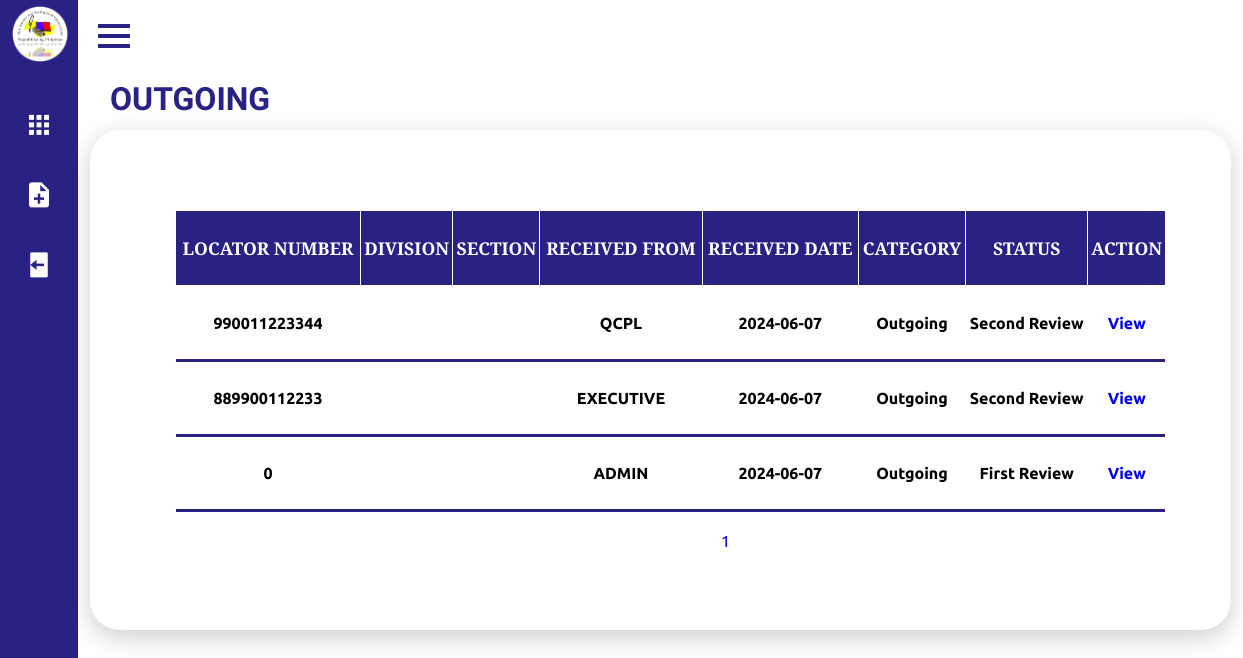
The app's page /Frontend/useroutgoingdash.php, older data.
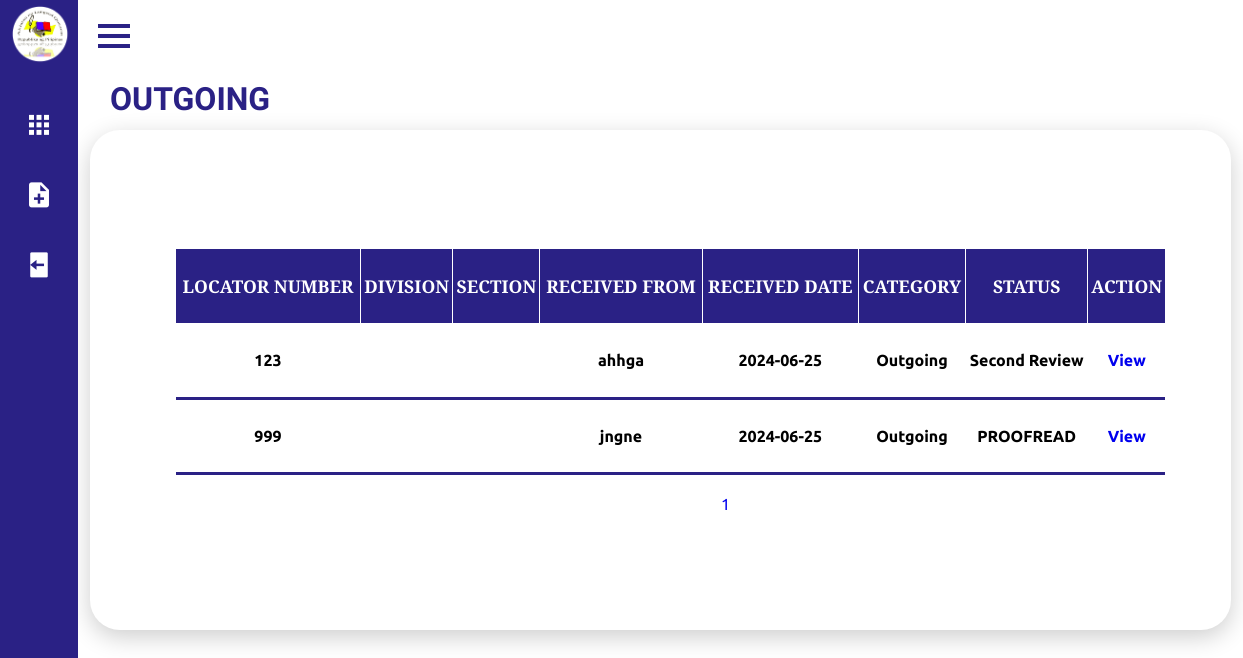
The same page, newer data.
### tables this page shows
CREATE TABLE `fileupload` (
  `id` int(11) NOT NULL,
  `file_name` varchar(255) NOT NULL,
  `division` varchar(255) DEFAULT NULL,
  `section` varchar(255) DEFAULT NULL,
  `category` enum('Incoming','Outgoing','','') DEFAULT NULL,
  `locator_num` varchar(255) DEFAULT NULL,
  `received_date` date DEFAULT NULL,
  `received_from` varchar(255) DEFAULT NULL,
  `subject` varchar(255) DEFAULT NULL,
  `description` text DEFAULT NULL,
  `type` varchar(100) DEFAULT NULL,
  `file_path` varchar(255) NOT NULL,
  `proofreader_comment` varchar(255) NOT NULL,
  `boss2_comment` varchar(255) NOT NULL,
  `boss1_comment` varchar(255) NOT NULL,
  `status` varchar(255) NOT NULL
);

### Frontend/useroutgoingdash.php (the view, shortened to what this page needs)
<!DOCTYPE html>
<html lang="en">
<head>
    <link rel="stylesheet" href="userdashboard.css">
    <link href='https://unpkg.com/boxicons@2.0.7/css/boxicons.min.css' rel='stylesheet'>
</head>
<body>
     <div class="sidebar close">
        <div class="logo-details">
            <span class="img">
                <img src="img/Logo.png" >
            </span>
        </div>
        <ul class="nav-links">
          <li>
            <div class="iocn-link">
              <a href="userdashboard.php">
                <i class='bx bxs-grid'></i>
              </a>
            </div>
          </li>
          <li>
            <a href="useroutgoing.php">
              <i class='bx bxs-file-plus' ></i>
            </a>
          </li>
          <li>
            <a href="/qcpl/Backend/logout.php">
              <i class='bx bxs-log-out' ></i>
            </a>
          </li>
      </ul>
      </div>
        <section class="home-section">
            <div class="home-content">
              <i class='bx bx-menu' ></i>
            </div>
            <div class="details2">
                <div class="upload2">
                    <div class="cardHeader2">
                        <h2>OUTGOING</h2>
                        </div>
                    <div class="sum_tb">
                        <table aria-describedby="tableDescription">
                        <?php
                            $server = "localhost";
                            $username = "root";
                            $password = "";
                            $db = "qcpl";
                            $conn = new mysqli($server, $username, $password, $db);
                            $rowsPerPage = 4;
                            $page = isset($_GET['page']) ? intval($_GET['page']) : 1;
                            $offset = ($page - 1) * $rowsPerPage;
$sql = "SELECT division, section, category, locator_num, received_date, received_from, status FROM fileupload WHERE category='Outgoing' AND status != 'Approved' LIMIT $rowsPerPage OFFSET $offset";
$result = $conn->query($sql);
                            if ($result->num_rows > 0) {
                                echo "<table>";
                                echo "<tr><th>Locator Number</th><th>Division</th><th>Section</th><th>Received From</th><th>Received Date</th><th>Category</th><th>Status</th><th>Action</th></tr>";
                                while ($row = $result->fetch_assoc()) {
                                    echo "<tr>";
                                    echo "<td>" . htmlspecialchars($row["locator_num"]) . "</td>";
                                    echo "<td>" . htmlspecialchars($row["division"]) . "</td>";
                                    echo "<td>" . htmlspecialchars($row["section"]) . "</td>";
                                    echo "<td>" . htmlspecialchars($row["received_from"]) . "</td>";
                                    echo "<td>" . htmlspecialchars($row["received_date"]) . "</td>";
                                    echo "<td>" . htmlspecialchars($row["category"]) . "</td>";
                                    echo "<td>" . htmlspecialchars($row["status"]) . "</td>";
                                    echo "<td id='table_th'><center><a href='useraccountlocator.php?locator_num=" . htmlspecialchars($row["locator_num"]) . "' target='_self' aria-label='View details for " . htmlspecialchars($row["locator_num"]) . "'>View</a></td>";
                                    echo "</tr>";
                                }
                                echo "</table>";
                                $sql_count = "SELECT COUNT(*) AS total_count FROM fileupload WHERE category='Outgoing'";
                                $result_count = $conn->query($sql_count);
                                $row_count = $result_count->fetch_assoc();
                                $total_records = $row_count['total_count'];
                                $total_pages = ceil($total_records / $rowsPerPage);
                                echo "<div style='text-align: center; margin-top: 20px;'>";
                                for ($i = 1; $i <= $total_pages; $i++) {
                                    echo "<a href='?page=$i'>" . $i . "</a> ";
                                }
                                echo "</div>";
                            } else {
                                echo "<script>alert('No documents found!');</script>";
                            }
                            ?>
                    </div>
                </div>
            </div>
        </section>
</body>
</html>

Row changes from the older to the newer data that the page shows:
removed fileupload: locator_num "990011223344", received_from "QCPL", received_date "2024-06-07", category "Outgoing", status "Second Review"
removed fileupload: locator_num "889900112233", received_from "EXECUTIVE", received_date "2024-06-07", category "Outgoing", status "Second Review"
removed fileupload: locator_num "0", received_from "ADMIN", received_date "2024-06-07", category "Outgoing", status "First Review"
added fileupload: locator_num "123", received_from "ahhga", received_date "2024-06-25", category "Outgoing", status "Second Review"
added fileupload: locator_num "999", received_from "jngne", received_date "2024-06-25", category "Outgoing", status "PROOFREAD"
